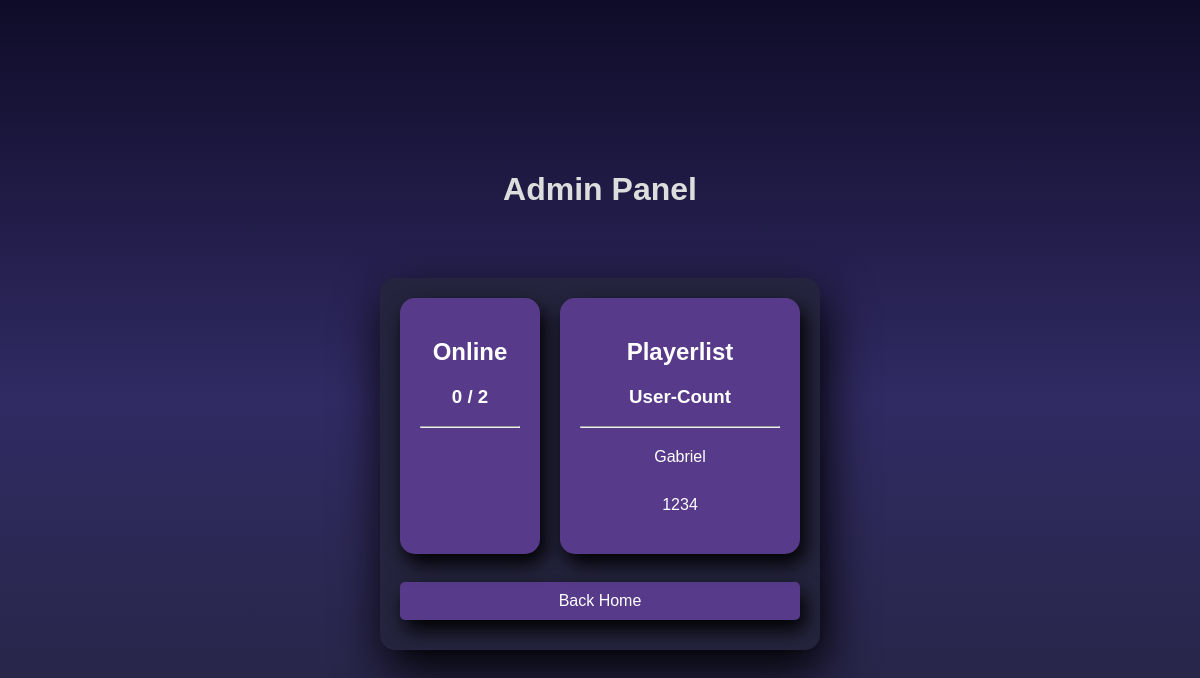
/admin (signed in), run on an earlier commit of the app's database.
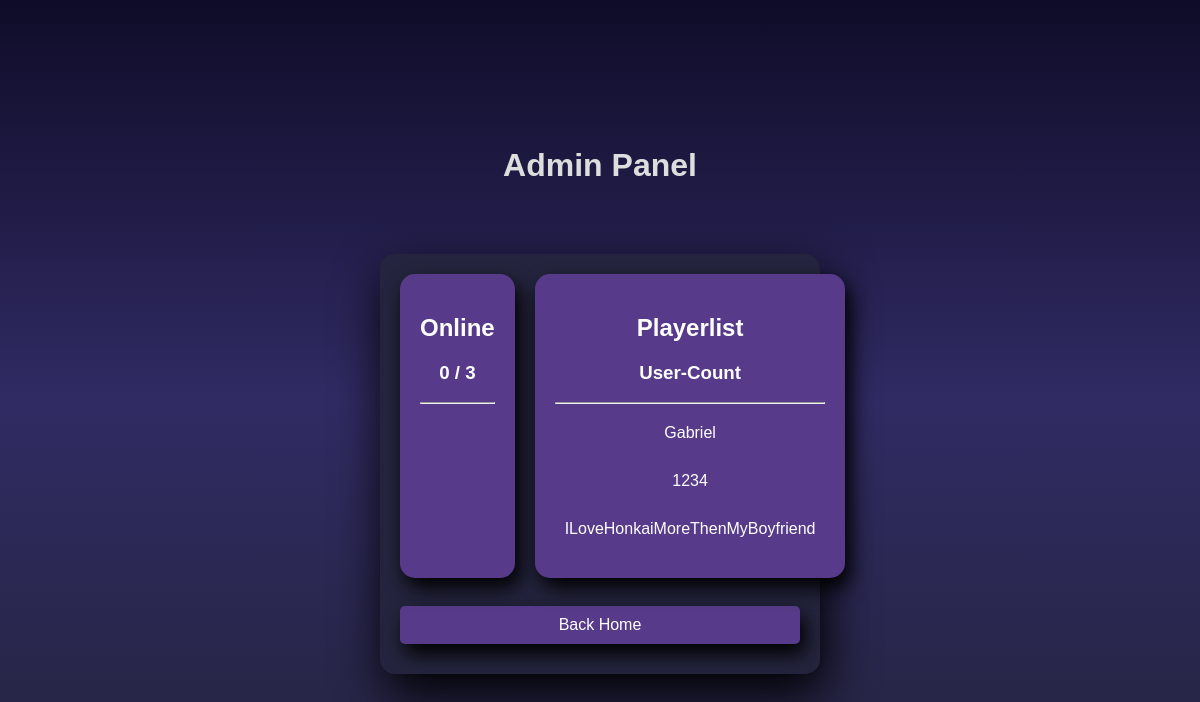
And on a later commit of the database.
### tables this page shows
CREATE TABLE player(username, password, id);

### main.py (the view)
@app.route('/admin')
def admin():
    user = session.get('username')
    if user is None:
        return redirect(url_for('open_reg_log'))
    player_id = transform_username_id(user)
    if player_id != 0:
        return redirect(url_for('home'))
    else:
        result = get_player_names()
        player_list = []
        for x in range(0, len(result)):
            player_list.append(result[x][0])
        return render_template('admin.html', users=loggedUsers, curUsers=len(loggedUsers), maxUsers=get_player_count(), allUsers=player_list)

### backend/database.py (called while the page is built)
def transform_username_id(username):
    with con:
        cur_new = con.cursor()
        cmd = 'SELECT id FROM player WHERE username LIKE ?'
        res = cur_new.execute(cmd, (username,))
        result = res.fetchone()
    if result:
        return result[0]
    raise ValueError(f'User {username} not found.')

def get_player_count():
    cmd = 'SELECT COUNT(*) FROM player'
    res = cur.execute(cmd)
    return res.fetchone()[0]

def get_player_names():
    cmd = 'SELECT username FROM player'
    res = cur.execute(cmd)
    result = res.fetchall()
    return result

### templates/admin.html (shortened to what this page needs)
<!DOCTYPE html>
<html>
<head>
    <link rel="stylesheet" href="{{ url_for('static', filename='styles/admin.css') }}">
</head>
<body>
    <div class="container">
        <h1>Admin Panel</h1>
        <div class="main">
            <div id="parent">
                <div class="online_player central_div" id="narrow">
                    <h2>Online</h2>
                    <h3 id="userCount">{{ curUsers }} / {{ maxUsers }}</h3>
                    <hr>
                </div>
                <div class="general_players central_div" id="wide">
                    <h2>Playerlist</h2>
                    <h3 id="allUsers">User-Count</h3>
                    <hr>
                    <div id="alluserList">
                        {% for user in allUsers %}
                            <div class="users" id="userFormat">
                                <a id="userFormatLink" class="user">{{ user }}</a>
                            </div>
                        {% endfor %}
                    </div>
                </div>
            </div>
            <br>
            <a href="{{ url_for('home') }}" id="shadow">Back Home</a>
        </div>
    </div>
</body>
</html>

### static/styles/admin.css (style rules this page uses)
body { margin: 0; padding: 0; display: flex; justify-content: center; align-items: center; min-height: 100vh; font-family: 'Jost', sans-serif; background: linear-gradient(to bottom, #0f0c29, #302b63, #24243e); color: white; }
.main { width: 400px; padding: 20px; background: #eee; border-radius: 15px; box-shadow: 5px 20px 50px #000; text-align: center; background: #24243e; }
#parent { display: flex; column-gap: 20px; }
.central_div { padding: 20px; background: #eee; border-radius: 15px; box-shadow: 5px 10px 20px #000; text-align: center; background: #573b8a; }
#shadow { box-shadow: 5px 10px 20px #000; }
#narrow { width: 100px; }
#wide { flex: 1; }
#userFormat { background: #24243e; border-radius: 15px; }
.container { display: flex; flex-direction: column; align-items: center; gap: 50px; }
h1 { font-size: 2em; margin-bottom: 20px; color: #ddd; }
a { display: block; text-decoration: none; background: #573b8a; color: #fff; padding: 10px; border-radius: 5px; margin: 10px 0; transition: background 0.3s; }

What changed in the data, as far as the page shows it:
added player: username "ILoveHonkaiMoreThenMyBoyfriend"
Also different on the page:
{{ maxUsers }}: "2" → "3"
